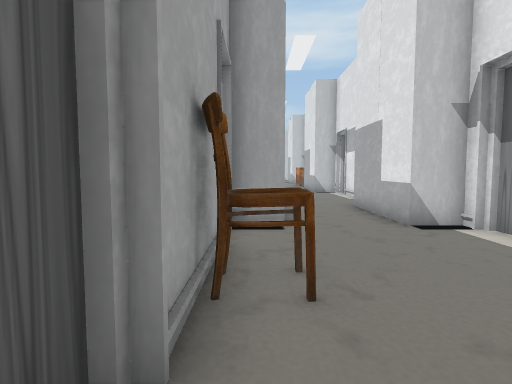
[1] (above)

18 first-person views from a walk through a scene from a Unity 3-D project. The camera is 1.2 m above the floor, tilts 4° down and sees 80° across. The floor is counted in squares, 1 m on a side. Each view is taken from the middle of a square. On the plan, view 1 faces up. The plan holds only what a view shows up to about 13 squares ahead; the rest is blank. The place goes on beyond the plan. The player character is not drawn. Some surface patterns are stand-ins.

[2]
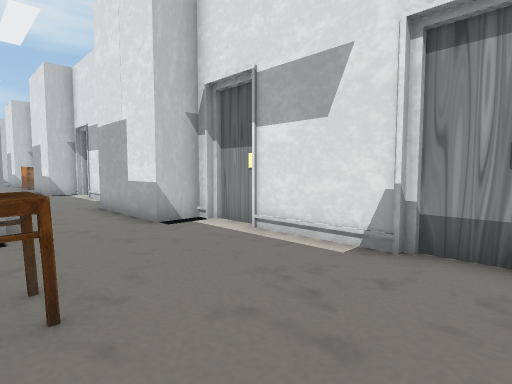

[3]
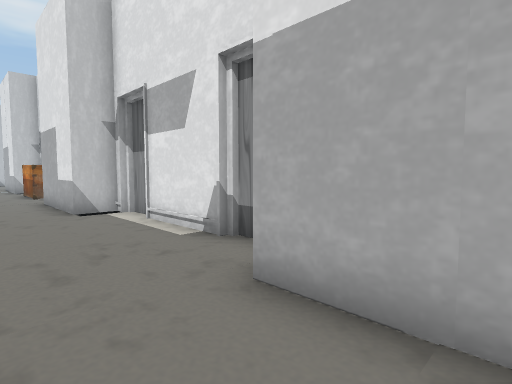

[4]
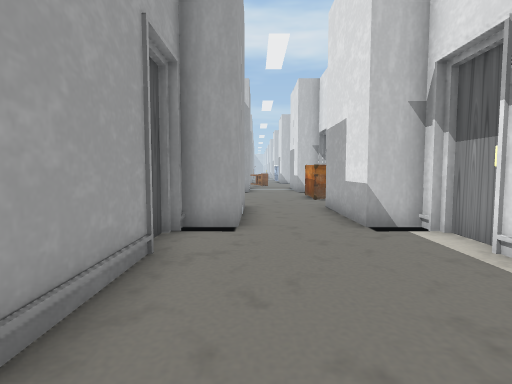

[5]
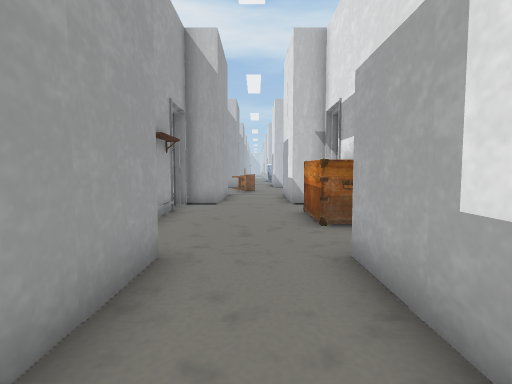

[6]
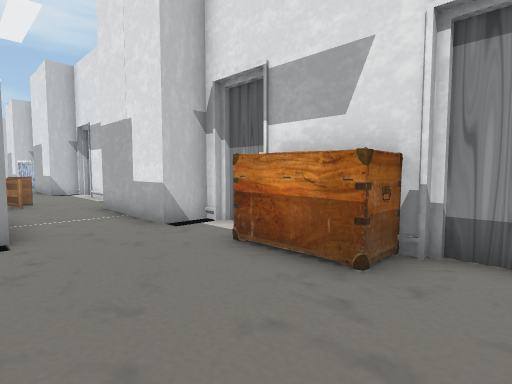

[7]
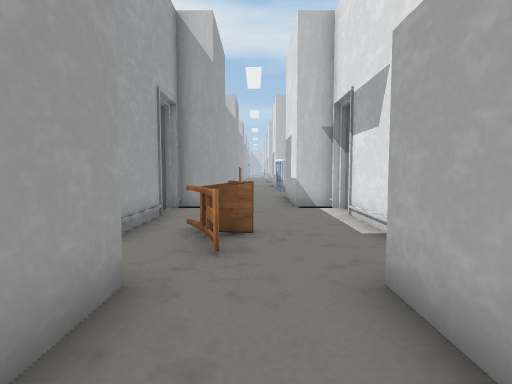

[8]
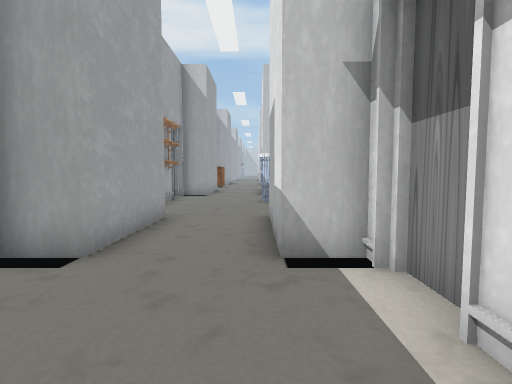

[9]
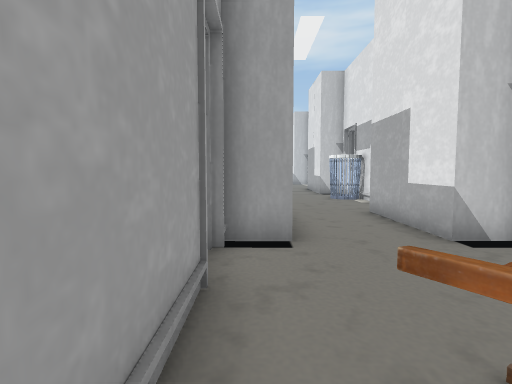

[10]
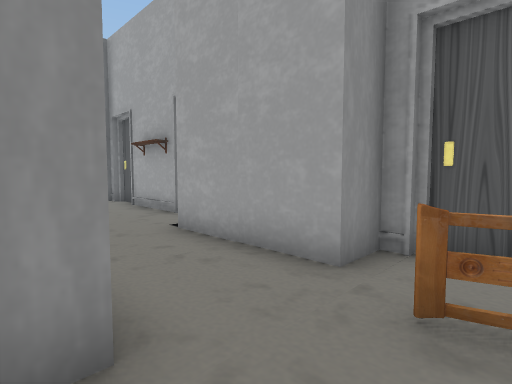

[11]
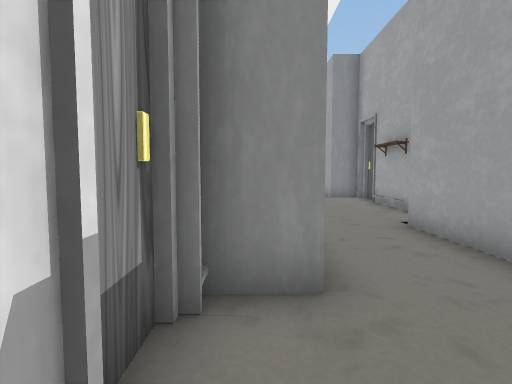

[12]
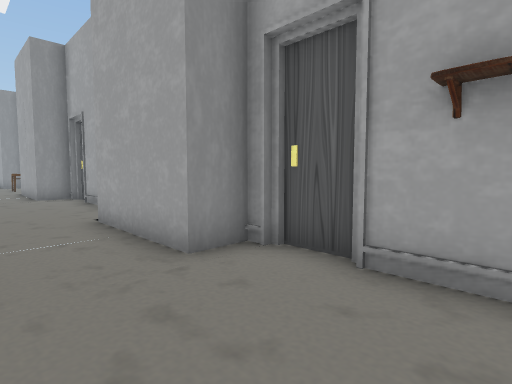

[13]
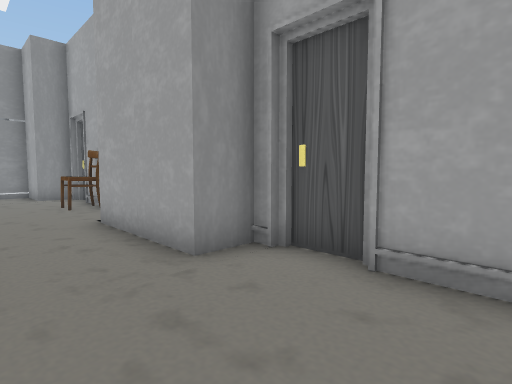

[14]
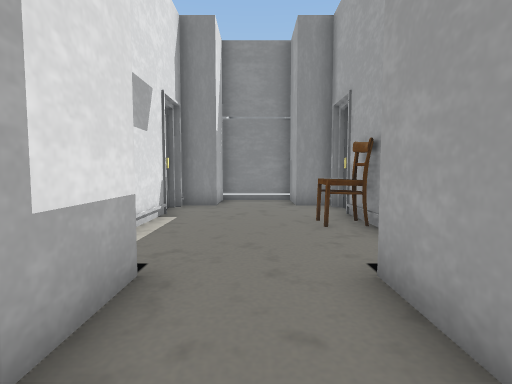

[15]
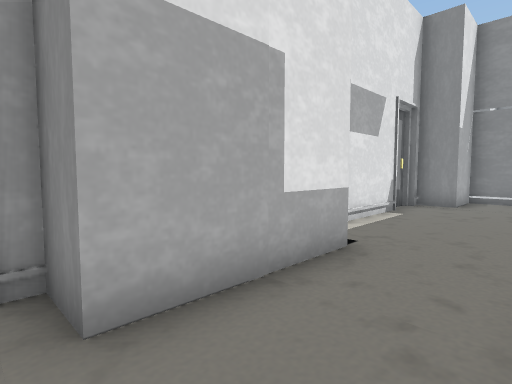

[16]
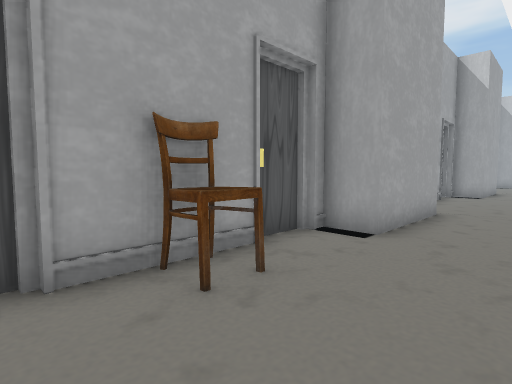

[17]
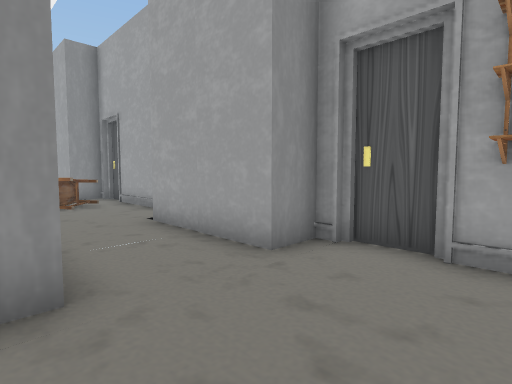

[18]
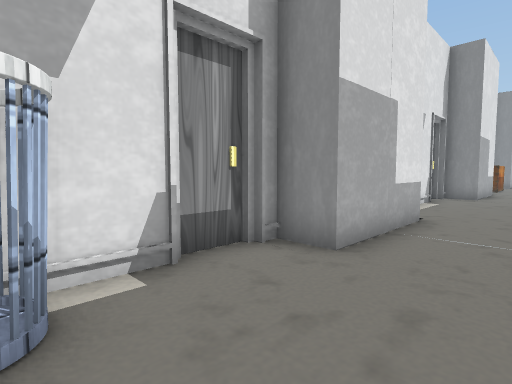

### Floor plan
Points are (right, up) in squares from view 1. A wall is a line through its corners. A room is listed if a view was taken in it or the views show most of it. See-through windows are left out.
Room 1 (views 1, 2, 3, 4, 5, 6, 7, 8, 9, 10, 11, 12, 13, 14, 15, 16, 17, 18)
walls: (-0.6, 21.9) (-0.6, 21.2) (0.6, 21.2) (0.6, 17.4) (-0.6, 17.4) (-0.6, 17); (4.5, 23) (4.5, 26.2); (4.8, 22.4) (4.8, 23.3); (-0.8, 23.1) (-0.8, 21.8); (-0.6, 26.4) (-0.6, 23); (4.8, 26.5) (4.8, 27.8); (4.5, 17) (4.5, 17.4) (3.3, 17.4) (3.3, 21.2); (-0.8, 17) (-0.8, 16.2); (4.5, 27.8) (4.5, 28.3) (3.3, 28.3) (3.3, 32.1) (4.5, 32.1) (4.5, 32.5); (4.8, 15.8) (4.8, 17); (-0.6, 15.5) (-0.6, 12.2); (4.5, 12.4) (4.5, 15.5); (-0.8, 12.2) (-0.8, 10.9); (4.8, 32.5) (4.8, 33.5); (-0.6, 32.8) (-0.6, 32.1) (0.6, 32.1) (0.6, 28.3) (-0.6, 28.3) (-0.6, 27.8); (-0.6, 11) (-0.6, 10.4) (0.6, 10.4) (0.6, 6.6) (-0.6, 6.6) (-0.6, 6.2); (-0.8, 33.6) (-0.8, 32.6); (4.5, 34) (4.5, 37.1); (-0.6, 37.1) (-0.6, 34.1); (4.8, 37.5) (4.8, 38.7); (4.5, 6.2) (4.5, 6.6) (3.3, 6.6) (3.3, 10.4) (4.6, 10.4); (-0.8, 6.2) (-0.8, 4.9); (4.5, 38.7) (4.5, 39.1) (3.3, 39.1) (3.3, 43) (4.5, 43) (4.5, 43.4); (-0.8, 38.7) (-0.8, 38.1); (4.8, 4.9) (4.8, 6.2); (-0.6, 4.6) (-0.6, 1.6); (4.5, 1.6) (4.5, 4.6); (-0.8, 1.6) (-0.8, 0.1); (4.8, 43.4) (4.8, 44.8); (-0.6, 43.6) (-0.6, 43) (0.6, 43) (0.6, 39.1) (-0.6, 39.1) (-0.6, 38.7); (-0.6, 0.2) (-0.6, -0.4) (0.6, -0.4) (0.6, -2.4) (3.3, -2.4) (3.3, -0.4) (4.5, -0.4) (4.5, 0); (4.8, 0) (4.8, 1.6); (4.5, 44.8) (4.5, 47); (-0.8, 44.9) (-0.8, 43.5); (-0.6, 47.5) (-0.6, 44.8)
objects: chair (0, 3); shelf (0, 46) to (0, 47); chair (1, 33) to (2, 35); bin (3, 47) to (4, 47); other object (4, 24) to (4, 26)

Positions as (right, up) in squares from view 1, and headings:
1: (0, 0), facing up
2: (0, 0), facing up-right
3: (1, 8), facing up-right
4: (1, 11), facing up
5: (2, 17), facing up
6: (0, 22), facing up-right
7: (2, 29), facing up
8: (3, 35), facing up
9: (0, 34), facing up
10: (4, 34), facing down-left
11: (4, 35), facing down
12: (3, 25), facing down-left
13: (3, 14), facing down-left
14: (2, 10), facing down
15: (1, 11), facing down-right
16: (3, 1), facing up-left
17: (4, 46), facing down-left
18: (1, 47), facing down-right
